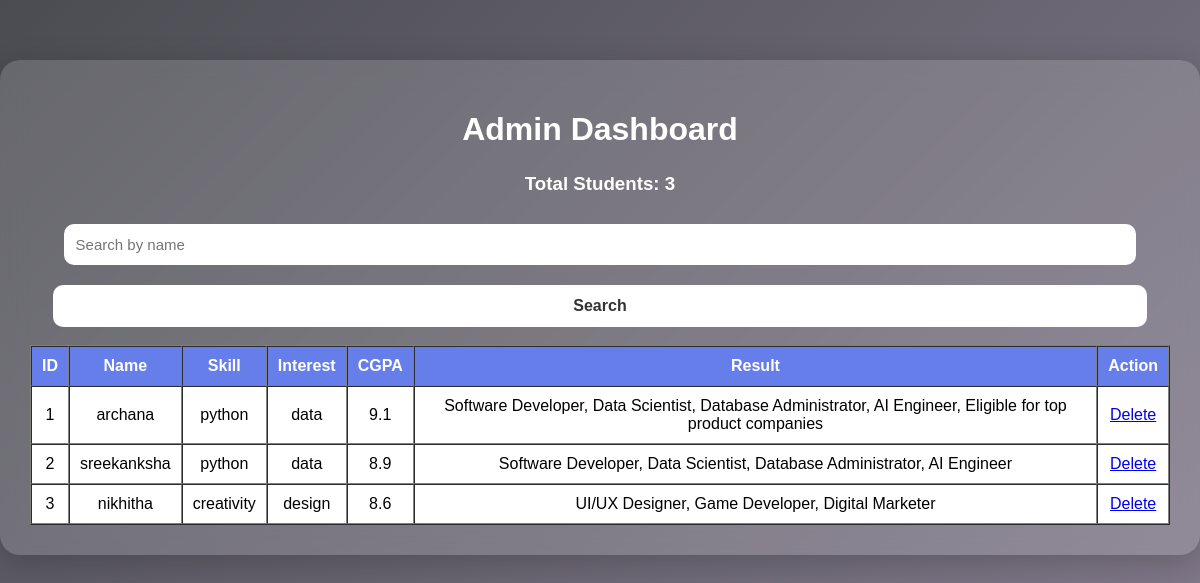
Page /dashboard on the earlier database version.
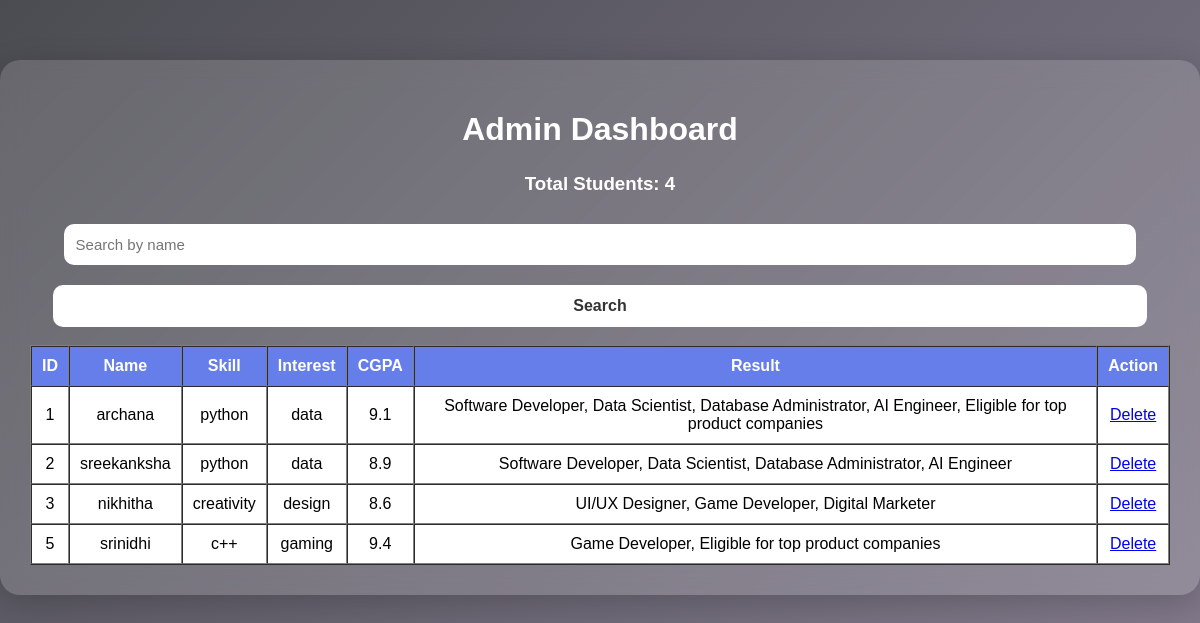
Same page on the later database version.
### tables this page shows
CREATE TABLE students (
    id INTEGER PRIMARY KEY AUTOINCREMENT,
    name TEXT,
    skill TEXT,
    interest TEXT,
    cgpa REAL,
    result TEXT
);

### app.py (the view)
@app.route("/dashboard")
def dashboard():
    search = request.args.get("search", "")
    conn = sqlite3.connect("responses.db")
    cursor = conn.cursor()
    if search:
        cursor.execute("SELECT * FROM students WHERE name LIKE ?", ('%' + search + '%',))
    else:
        cursor.execute("SELECT * FROM students")
    data = cursor.fetchall()
    cursor.execute("SELECT COUNT(*) FROM students")
    total = cursor.fetchone()[0]
    conn.close()
    return render_template("dashboard.html", data=data, total=total)

### templates/dashboard.html (shortened to what this page needs)
<!DOCTYPE html>
<html>
<head>
    <link rel="stylesheet" href="{{ url_for('static', filename='styles.css') }}">
</head>
<body>
<div class="container" style="width:95%; max-width:1200px;">
<h1>Admin Dashboard</h1>
<h3>Total Students: {{ total }}</h3>
<form method="GET" action="/dashboard">
    <input type="text" name="search" placeholder="Search by name">
    <button type="submit">Search</button>
</form>
<br>
<table border="1" cellpadding="10" cellspacing="0" width="100%" style="background:white; color:black;">
<tr style="background:#667eea; color:white;">
<th>ID</th>
<th>Name</th>
<th>Skill</th>
<th>Interest</th>
<th>CGPA</th>
<th>Result</th>
<th>Action</th>
</tr>
{% for row in data %}
<tr>
<td>{{ row[0] }}</td>
<td>{{ row[1] }}</td>
<td>{{ row[2] }}</td>
<td>{{ row[3] }}</td>
<td>{{ row[4] }}</td>
<td>{{ row[5] }}</td>
<td><a href="/delete/{{ row[0] }}">Delete</a></td>
</tr>
{% endfor %}
</table>
</div>
</body>
</html>

### static/styles.css (style rules this page uses)
body { margin: 0; padding: 0; font-family: Arial, sans-serif; background: linear-gradient(135deg, #4b4c52, #877e91); height: 100vh; }
.container { width: 420px; margin: 60px auto; padding: 30px; background: rgba(255,255,255,0.15); backdrop-filter: blur(12px); border-radius: 20px; box-shadow: 0 8px 32px rgba(0,0,0,0.2); text-align: center; color: white; }
h1 { margin-bottom: 25px; }
input { width: 92%; padding: 12px; margin: 10px 0; border: none; border-radius: 10px; outline: none; font-size: 15px; }
button { width: 96%; padding: 12px; margin-top: 10px; background: #ffffff; color: #333; border: none; border-radius: 10px; font-size: 16px; font-weight: bold; cursor: pointer; transition: 0.3s; }
h2, h3 { margin-top: 20px; }

Differences in the rows shown:
added students: id "5", name "srinidhi", skill "c++", interest "gaming", cgpa "9.4", result "Game Developer, Eligible for top product companies"
Other differences:
{{ total }}: "3" → "4"
